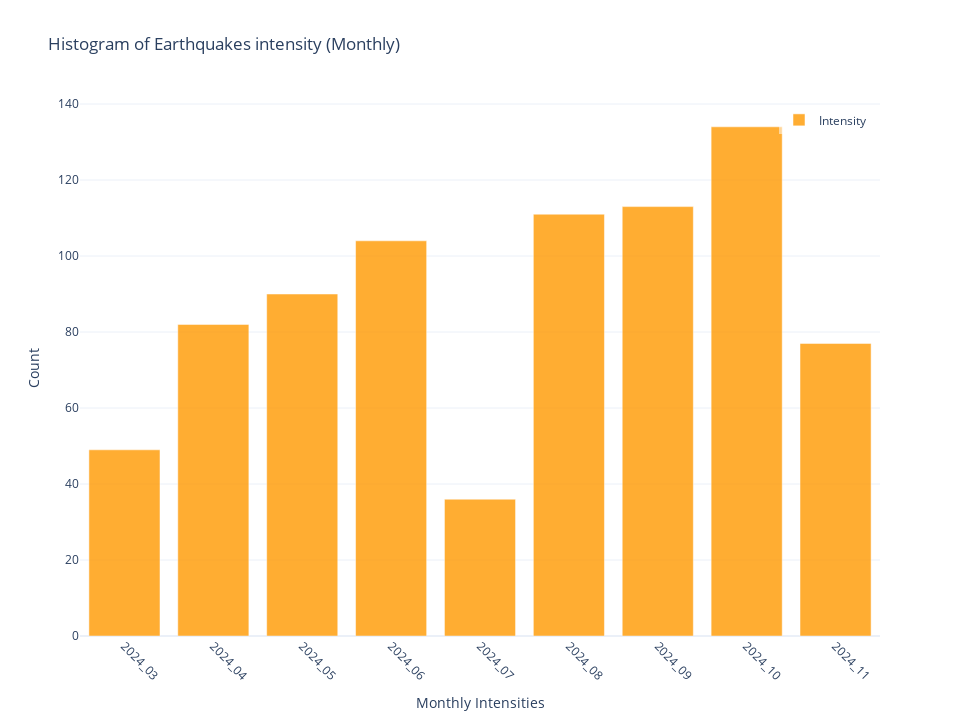

This figure's notebook cell:
### Markdown cell above
Since our example datasets only in year 2024, so only one bar of histogram appears in the plot.

### Code cell
# Plot earthquakes intensity by Month
lqt_ready_2.plot_intensity(interval='monthly')

### Figure 1 — Plotly figure (JSON) as saved in the notebook; plotly's stock layout.template omitted (floating-point values rounded to 4 significant figures)
{"data": [{"marker": {"color": "#FF9900"}, "name": "Intensity", "opacity": 0.8, "type": "bar", "x": ["2024_03", "2024_04", "2024_05", "2024_06", "2024_07", "2024_08", "2024_09", "2024_10", "2024_11"], "y": [49, 82, 90, 104, 36, 111, 113, 134, 77]}], "layout": {"bargap": 0.2, "height": 720, "legend": {"bgcolor": "rgba(255,255,255,0.5)", "x": 0.99, "xanchor": "right", "y": 0.99, "yanchor": "top"}, "showlegend": true, "title": {"text": "Histogram of Earthquakes intensity (Monthly)"}, "width": 960, "xaxis": {"tickangle": 45, "title": {"text": "Monthly Intensities"}}, "yaxis": {"title": {"text": "Count"}}}}
